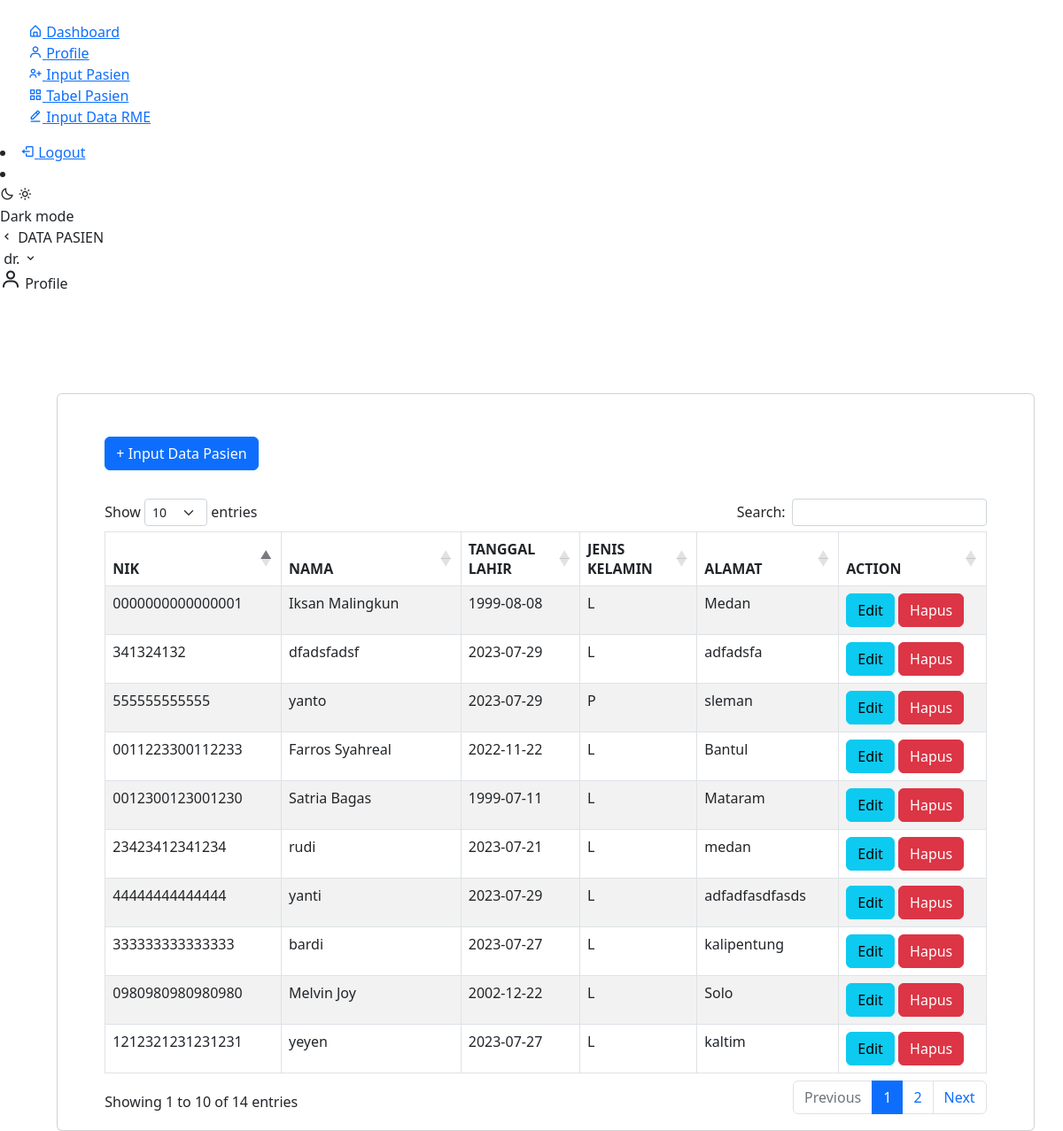
Page /index.php/admin/dttabel on the committed database.
### tables this page shows
CREATE TABLE `pasien` (
	`NIK` char(16) NOT NULL,
	`NAMA` varchar(30) DEFAULT NULL,
	`TMPLAHIR` varchar(30) DEFAULT NULL,
	`TGLLAHIR` date DEFAULT NULL,
	`JENKELCUS` char(1) DEFAULT NULL CHECK (`JENKELCUS` IN ('L', 'P')),
	`ALAMAT` varchar(50) DEFAULT NULL
);

### application/controllers/Admin.php (called while the page is built, shortened)
<?php
class Admin extends CI_Controller
{
	public function dttabel()
	{
		$data['pasien'] = $this->db->get_where('pasien')->result_array();
		$data['title'] = 'DATA PASIEN';
		$this->load->view('tamplate/side_header', $data);
		$this->load->view('auth/tabelpasien', $data);
	}
}

### index.php (called while the page is built, shortened)
<?php
require_once BASEPATH.'core/CodeIgniter.php';

### application/views/auth/tabelpasien.php (the view, shortened to what this page needs)
<div class="home">
    <div class="home-content">
        <div class="card tabel" style="margin-right:2rem; margin-top:7rem; margin-left: 4rem;">
            <div align="left" style="margin: 1rem calc(100rem/30);">
                <table id="example" class="table table-striped table-bordered" style="width:100%">
                    <div style="margin: 2rem;">
                        <a href="<?= base_url('admin/') ?>inputPasien" class="btn btn-primary" style="margin-left: -2rem;">+ Input Data Pasien</a>
                    </div>
                    <thead>
                        <tr>
                            <th>NIK</th>
                            <th>NAMA</th>
                            <th>TANGGAL LAHIR</th>
                            <th>JENIS KELAMIN</th>
                            <th>ALAMAT</th>
                            <th>ACTION</th>
                        </tr>
                    </thead>
                    <tbody>
                        <?php
                        foreach ($pasien as $row)
                            echo "
                                <tr>
                                    <td width='50'>" . $row['NIK'] . "</td>
                                    <td width='150'>" . $row['NAMA'] . "</td>
                                    <td width='50'>" . $row['TGLLAHIR'] . "</td>
                                    <td width='50'>" . $row['JENKELCUS'] . "</td>
                                    <td width='100'>" . $row['ALAMAT'] . "</td>
                                    <td width='120'>
                                        <a class='btn btn-info' href='" . base_url('admin/pasien?nik=') . "" . $row['NIK'] . "'>Edit</a>
                                        <a class='btn btn-danger' href='" . base_url('admin/AksiDelete?nik=') . "" . $row['NIK'] . "'>Hapus</a>
                                    </td>
                                </tr>
                            ";
                        ?>
                    </tbody>
                </table>
            </div>
        </div>
    </div>
    </body>
    </html>

### application/views/tamplate/side_header.php (shortened to what this page needs)
<head>
    <link rel="stylesheet" href="<?php echo base_url('vendor\css') ?>\style.css">
    <link href="https://cdn.jsdelivr.net/npm/bootstrap@5.2.2/dist/css/bootstrap.min.css" rel="stylesheet">
    <link rel="stylesheet" href="https://cdn.datatables.net/1.13.1/css/dataTables.bootstrap5.min.css">
    <link rel="stylesheet" href="https://unpkg.com/boxicons@latest/css/boxicons.min.css">
    <link rel="stylesheet" href="https://cdn.jsdelivr.net/npm/boxicons@latest/css/boxicons.min.css">
</head>
<body>
    <nav class="sidebar">
        <header>
            <div class="image-text">
                <span class="image">
                </span>
            </div>
        </header>
        <div class="menu-bar">
            <div class="menu">
                <ul class="menu-links">
                    <li class="nav-link aktif">
                        <a href="<?= base_url() ?>admin/">
                            <i class='bx bx-home-alt icon'></i>
                            <span class="text nav-text">Dashboard</span>
                        </a>
                    </li>
                    <li class="nav-link">
                        <a href="<?= base_url('admin/') ?>dokter">
                            <i class='bx bx-user icon'></i>
                            <span class="text nav-text">Profile</span>
                        </a>
                    </li>
                    <li class="nav-link">
                        <a href="<?= base_url('admin/') ?>inputPasien">
                            <i class='bx bx-user-plus icon'></i>
                            <span class="text nav-text">Input Pasien</span>
                        </a>
                    </li>
                    <li class="nav-link">
                        <a href="<?= base_url('admin/') ?>dttabel">
                            <i class='bx bx-grid-alt icon'></i>
                            <span class="text nav-text">Tabel Pasien</span>
                        </a>
                    </li>
                    <li class="nav-link">
                        <a href="<?= base_url('admin/') ?>inputRME">
                            <i class='bx bx-edit-alt icon'></i>
                            <span class="text nav-text">Input Data RME</span>
                        </a>
                    </li>
                </ul>
            </div>
            <div class="bottom-content">
                <li class="">
                    <a href="<?= base_url('admin/') ?>logout">
                        <i class='bx bx-log-out icon'></i>
                        <span class="text nav-text">Logout</span>
                    </a>
                </li>
                <li class="mode">
                    <div class="sun-moon">
                        <i class='bx bx-moon icon moon'></i>
                        <i class='bx bx-sun icon sun'></i>
                    </div>
                    <span class="mode-text text">Dark mode</span>
                </li>
            </div>
        </div>
    </nav>
    <section class="home">
        <nav>
            <div class="image-text">
                <i class='bx bx-chevron-left toggle'></i>
                <span class="name"><?= $title ?></span>
            </div>
            <div class="dropdown">
                <div class="profile-details">
                    <?php $admin = $this->db->get_where('dokter', ['NIP' => $_SESSION['nip']])->row_array(); ?>
                    <span class="admin_name">dr. <?= $admin['NAMA']; ?></span>
                    <i class='bx bx-chevron-down'></i>
                </div>
                <div class="dropdown-content">
                    <a class="dropdown-item" href="<?= base_url('admin/') ?>dokter">
                        <i class='bx bx-user' style="font-size: 1.5rem;"></i> Profile</a>
                </div>
            </div>
        </nav>
    </section>

### rows in the picture
pasien: NIK "0000000000000001", NAMA "Iksan Malingkun", TGLLAHIR "1999-08-08", JENKELCUS "L", ALAMAT "Medan"
pasien: NIK "0011223300112233", NAMA "Farros Syahreal", TGLLAHIR "2022-11-22", JENKELCUS "L", ALAMAT "Bantul"
pasien: NIK "0012300123001230", NAMA "Satria Bagas", TGLLAHIR "1999-07-11", JENKELCUS "L", ALAMAT "Mataram"
pasien: NIK "0980980980980980", NAMA "Melvin Joy", TGLLAHIR "2002-12-22", JENKELCUS "L", ALAMAT "Solo"
pasien: NIK "1212321231231231", NAMA "yeyen", TGLLAHIR "2023-07-27", JENKELCUS "L", ALAMAT "kaltim"
pasien: NIK "23423412341234", NAMA "rudi", TGLLAHIR "2023-07-21", JENKELCUS "L", ALAMAT "medan"
pasien: NIK "333333333333333", NAMA "bardi", TGLLAHIR "2023-07-27", JENKELCUS "L", ALAMAT "kalipentung"
pasien: NIK "341324132", NAMA "dfadsfadsf", TGLLAHIR "2023-07-29", JENKELCUS "L", ALAMAT "adfadsfa"
pasien: NIK "44444444444444", NAMA "yanti", TGLLAHIR "2023-07-29", JENKELCUS "L", ALAMAT "adfadfasdfasds"
pasien: NIK "555555555555", NAMA "yanto", TGLLAHIR "2023-07-29", JENKELCUS "P", ALAMAT "sleman"

### other values in the picture
$title "DATA PASIEN"
